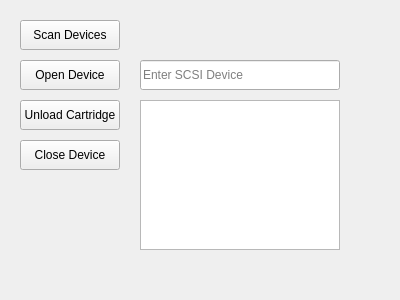
<?xml version="1.0" encoding="UTF-8"?>
<ui version="4.0">
 <class>MainWindow</class>
 <widget class="QMainWindow" name="MainWindow">
  <property name="geometry">
   <rect>
    <x>0</x>
    <y>0</y>
    <width>400</width>
    <height>300</height>
   </rect>
  </property>
  <property name="windowTitle">
   <string>SCSI GUI</string>
  </property>
  <widget class="QWidget" name="centralwidget">
   <widget class="QPushButton" name="scanButton">
    <property name="geometry">
     <rect>
      <x>20</x>
      <y>20</y>
      <width>100</width>
      <height>30</height>
     </rect>
    </property>
    <property name="text">
     <string>Scan Devices</string>
    </property>
   </widget>
   <widget class="QPushButton" name="openButton">
    <property name="geometry">
     <rect>
      <x>20</x>
      <y>60</y>
      <width>100</width>
      <height>30</height>
     </rect>
    </property>
    <property name="text">
     <string>Open Device</string>
    </property>
   </widget>
   <widget class="QPushButton" name="unloadButton">
    <property name="geometry">
     <rect>
      <x>20</x>
      <y>100</y>
      <width>100</width>
      <height>30</height>
     </rect>
    </property>
    <property name="text">
     <string>Unload Cartridge</string>
    </property>
   </widget>
   <widget class="QPushButton" name="closeButton">
    <property name="geometry">
     <rect>
      <x>20</x>
      <y>140</y>
      <width>100</width>
      <height>30</height>
     </rect>
    </property>
    <property name="text">
     <string>Close Device</string>
    </property>
   </widget>
   <widget class="QLabel" name="messageLabel">
    <property name="geometry">
     <rect>
      <x>140</x>
      <y>20</y>
      <width>200</width>
      <height>30</height>
     </rect>
    </property>
    <property name="text">
     <string/>
    </property>
   </widget>
   <widget class="QLineEdit" name="deviceLineEdit">
    <property name="geometry">
     <rect>
      <x>140</x>
      <y>60</y>
      <width>200</width>
      <height>30</height>
     </rect>
    </property>
    <property name="placeholderText">
     <string>Enter SCSI Device</string>
    </property>
   </widget>
   <widget class="QTextEdit" name="outputTextEdit">
    <property name="geometry">
     <rect>
      <x>140</x>
      <y>100</y>
      <width>200</width>
      <height>150</height>
     </rect>
    </property>
    <property name="readOnly">
     <bool>true</bool>
    </property>
   </widget>
  </widget>
 </widget>
 <resources/>
 <connections/>
</ui>
